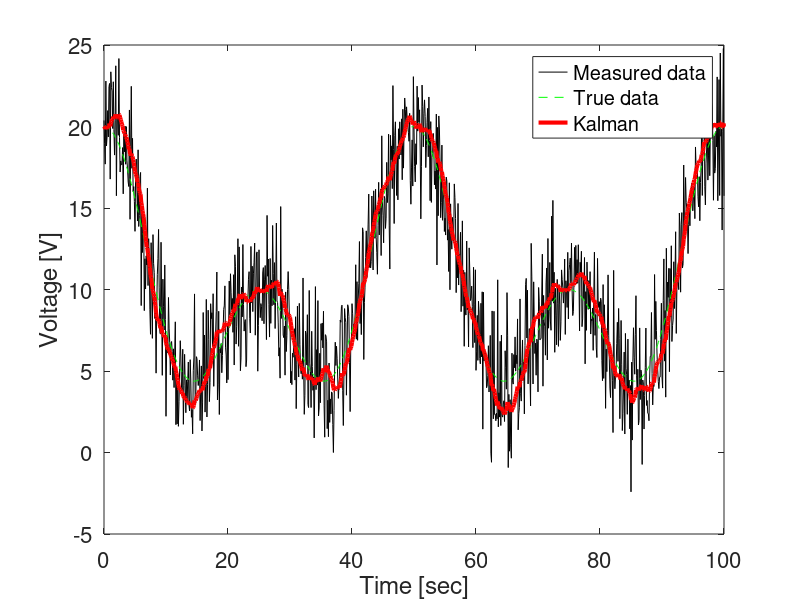

Here is the MATLAB script that generated this plot:
% Evaluate the result of kalman filters with true data and measure data
clear all;
close all;
clc;

% *********** Measurement data ***********
T = 0.1; %( step size)
Time = [0:T:100];
N = length(Time);

R_noise = sqrt(5) * randn(1,N);
z = 10 + 5*cos(2*pi*Time/25) + 5*cos(2*pi*Time/50) + R_noise; % To generate a N array of random numbers with a zero mean that are distributed with a variance of 1
z_true = 10 + 5*cos(2*pi*Time/25) + 5*cos(2*pi*Time/50);
% *********** Initial Parameter for Kalman Filtering ***********

F = [1 T; 0 1]; % transition matrix
H = [1 0];      % measurement matrix 

% measurement noise covariance 
R = 13; 

% process noise covariance 
Q = 0.7;

P = [0 0; 0 0];


x_initial = [20 ; 0]; % initial state vector
x_hat = x_initial; % initial state estimate

% ****************** Kalman Filtering ********************
for k = 1:N
    % Update the most recent state estimate to the present time.
    x_hat = (F * x_hat) ;

    % initial estimation covariance
    P_k = F*P*F' + Q;

    %  covariance of the Correction Vector
    Re = (H * P_k * H') + R ;

    %  Kalman Gain matrix.
    K_k = P_k * H'* inv(Re);

    % Update the state estimate.
    x_hat = x_hat + (K_k * (z(k) - (H * x_hat)));

    % Compute the covariance of the estimation error.
    I = eye(2,2);
    P_k = (I - (K_k * H)) * P_k;

    xest(:,k)=x_hat;
end

% *******************   Error ***********************

error_Kalman = mean(sqrt((z_true-xest(1,:)).^2))     % Kalman 

% ********************** Figure *****************
figure;
plot (Time,z,'k-','linewidth',0.5)
hold on 
plot (Time, z_true, 'g--', Time,xest(1,:),'r-', 'linewidth',3); % title('Kalman Filter')  % Kalman 
xlabel('Time [sec]', 'fontsize',16)
ylabel('Voltage [V]', 'fontsize',16)
legend('Measured data','True data','Kalman')
set(gca, 'fontsize', 16);
hold off

savefile = 'measure_data.mat';
save(savefile, 'Time', 'z', 'z_true');
